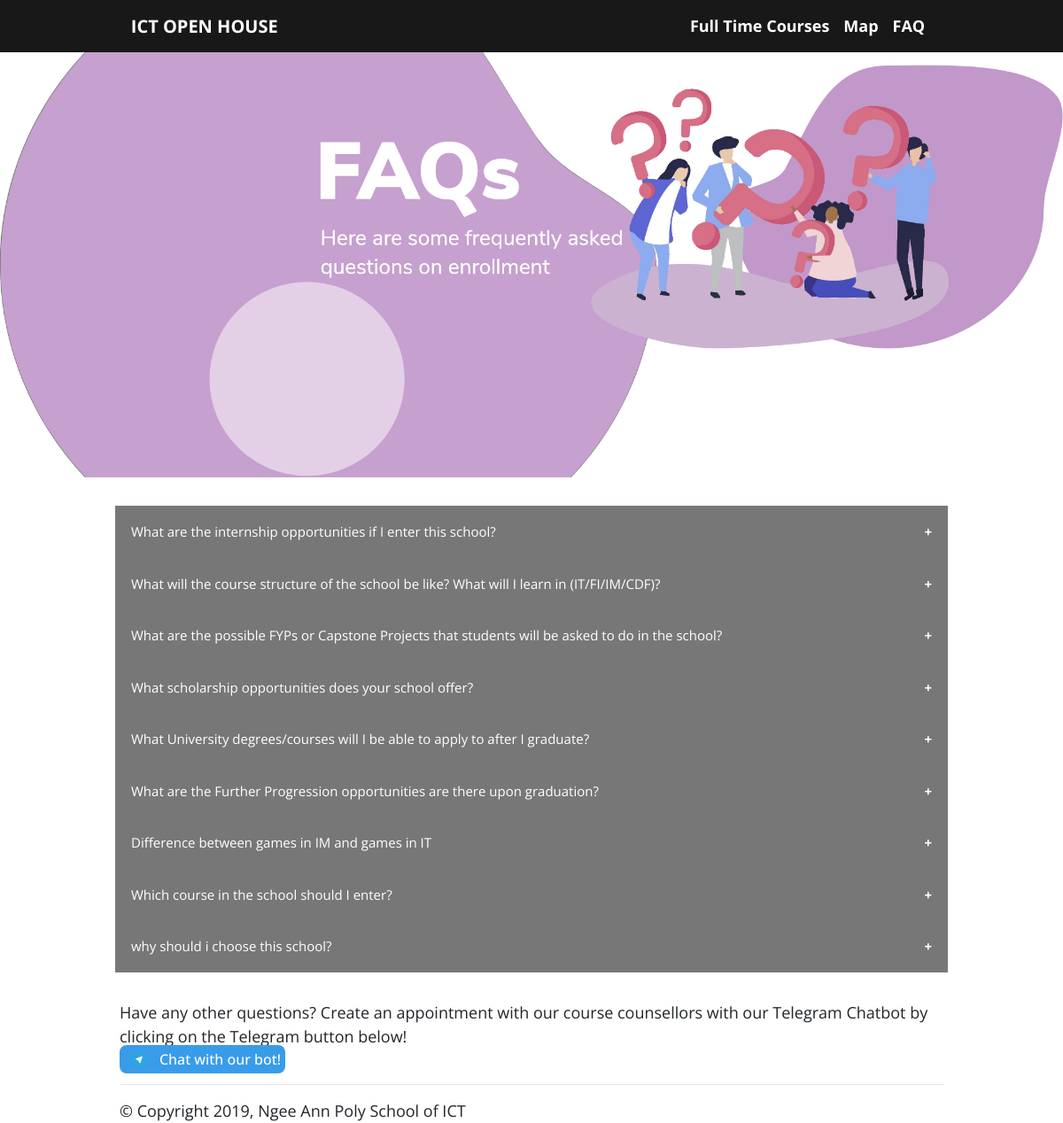
The app's page /views/faq.php with its own data.
### tables this page shows
CREATE TABLE FAQ
(
  question_id INT(4) NOT NULL,
  question_text TEXT DEFAULT NULL,
  question_answer TEXT DEFAULT NULL,
  CONSTRAINT pk_item PRIMARY KEY (question_id)
);

### helpers/mysql.php (called while the page is built, shortened)
<?php
class Mysql_Driver
{
    private $connection;
    public function connect()
    {
         $host = 'localhost';
         $user = 'root';
         $password = '';
		 $database = 'ict_open_house';
        $this->connection = mysqli_connect($host, $user, $password, $database);
    }
    public function query($qry)
	{
      	$result = mysqli_query($this->connection,$qry);
		if (!$result)
			trigger_error("Query Failed! SQL: $qry - Error: " .
			mysqli_error($this->connection));
		else
			return $result;
	}
	public function fetch_array($result)
	{
		return mysqli_fetch_array($result);
	}
}
?>

### views/faq.php (the view, shortened to what this page needs)
<?php
 include_once __DIR__.'/../helpers/mysql.php';
 $helper = new Helper();
 $db = new Mysql_Driver();
 $db->connect();
 $backgroundPath = '../assets/img/General/faq.png';
 $tglogoPath = '../assets/img/General/tglogo.png';
 $sql = "SELECT * FROM FAQ";
    $faqResults = $db->query($sql);
    $faqResultsArray = [];
    while ($row = $db->fetch_array($faqResults)) {
        $faqResultsArray[] = $row;
    }
?>
<!DOCTYPE html>
<html lang="en">
<?php include $helper->subviewPath('header.php') ?>
<head>
</head>
<main class="faq-wrapper">
    <?php include $helper->subviewPath('navbar.php') ?>
    <section class="main-banner container-fluid" style="background-image: linear-gradient(rgba(0, 0, 0, 0), rgba(0, 0, 0, 0)), url(<?php echo $backgroundPath ?>);">
    </section>
    <section class="faq-content container">
        <div id="myBtnContainer-faq">
            <?php foreach ($faqResultsArray as $key => $row):?>
            <button class="collapsible"><?php echo $faqResultsArray[$key]['question_text'] ?></button>
            <?php endforeach; ?>
        </div>
    </section>
    <section class="faq-btn container">
        <div id="telegramWidget">
              <p>Have any other questions? Create an appointment with our course counsellors with our Telegram Chatbot by clicking on the Telegram button below!</p>
          <a class="tg-btn" href="https://t.me/npictoh_bot" target="_blank">
            <svg class="tg-btn-box" viewBox="0 0 21 18">
              <image href="<?php echo $tglogoPath; ?>" x="0" y="0" height="16px" width="16px"/>
            </svg>Chat with our bot!
          </a>
        </div>
    </section>
</main>
<?php include $helper->subviewPath('footer.php') ?>
</html>

### assets/css/shared.css (style rules this page uses)
body { font-size:1vw; }
html { box-sizing: border-box; }
p { margin-bottom:0px !important; }
*, *:before, *:after { box-sizing: inherit; }
body { font-family: 'Open Sans',sans-serif; }
html, body { background-color: #ffffff; }
body, main { min-height: 100vh; }
.main-banner { color: white; display: flex; justify-content: center; align-items: center; height: 60vh; background-size: cover; background-repeat: no-repeat; background-position: center; flex-wrap: wrap; text-align: center; }
body { background-color: #ffffff; }
@media only screen and (min-width: 1200px) { .container { max-width: none !important; width: 80% !important; } }

### assets/css/modules.css (style rules this page uses)
p { font-size: large; }

### assets/css/faq.css (style rules this page uses)
#myBtnContainer-faq { margin: 2rem -5px; position: relative; }
.faq-wrapper .collapsible { background-color: #777; color: white; cursor: pointer; padding: 18px; width: 100%; border: none; text-align: left; outline: none; font-size: 15px; }
.faq-wrapper .collapsible:after { content: '\002B'; color: white; font-weight: bold; float: right; margin-left: 5px; }
.faq-wrapper .tg-btn { font-size:16px; font-weight:500; text-align:center; border-radius:8px; padding:5px; background:#389ce9; text-decoration:none; color:#fff; }
.faq-wrapper .tg-btn-box { width:30px; height:20px; vertical-align:middle; margin:0px 5px; }

### records on screen
faq: question_text "What are the internship opportunities if I enter this school?"
faq: question_text "What will the course structure of the school be like? What will I learn in (IT/FI/IM/CDF)?"
faq: question_text "What are the possible FYPs or Capstone Projects that students will be asked to do in the school?"
faq: question_text "What scholarship opportunities does your school offer?"
faq: question_text "What University degrees/courses will I be able to apply to after I graduate?"
faq: question_text "What are the Further Progression opportunities are there upon graduation?"
faq: question_text "Difference between games in IM and games in IT"
faq: question_text "Which course in the school should I enter?"
faq: question_text "why should i choose this school?"
